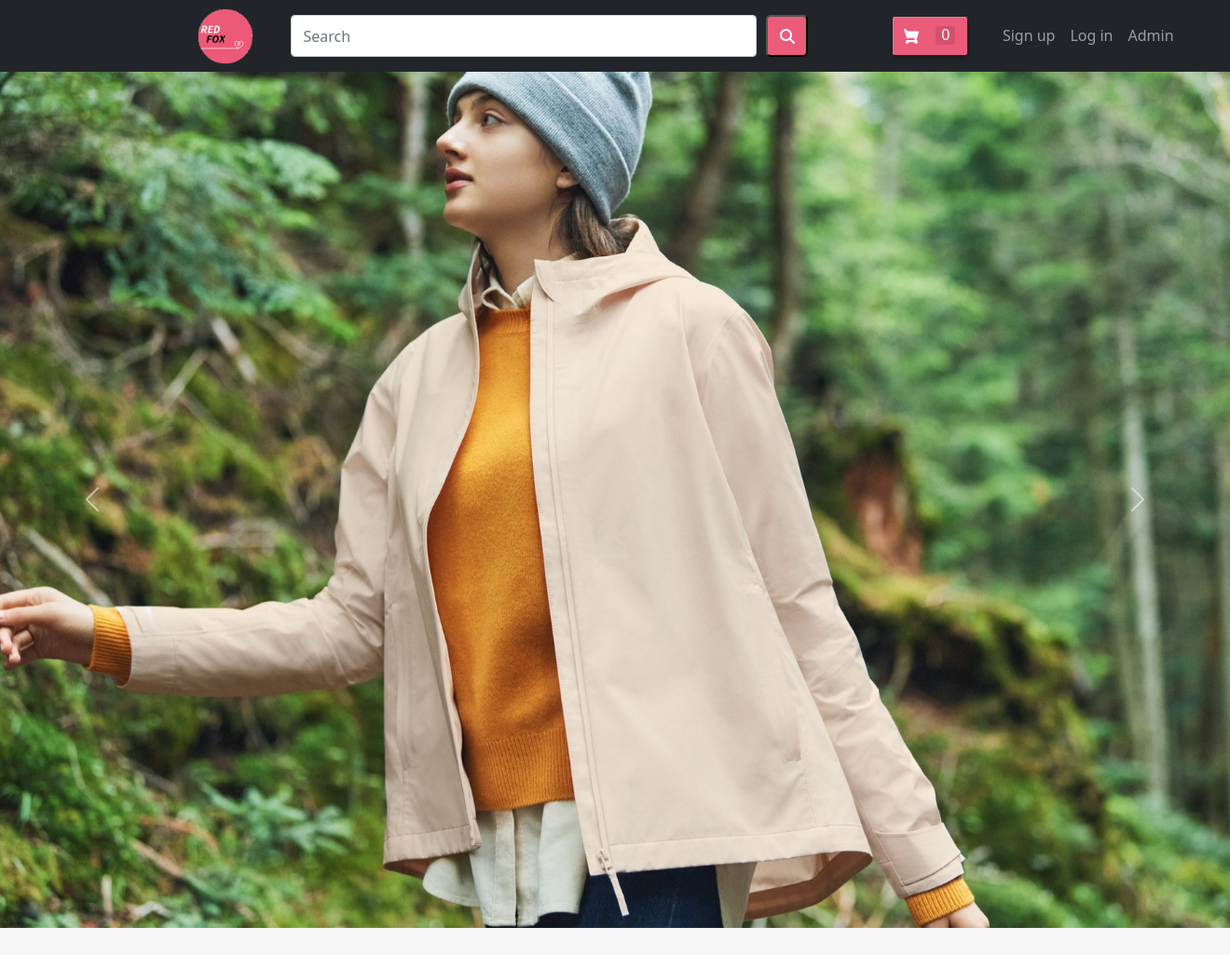
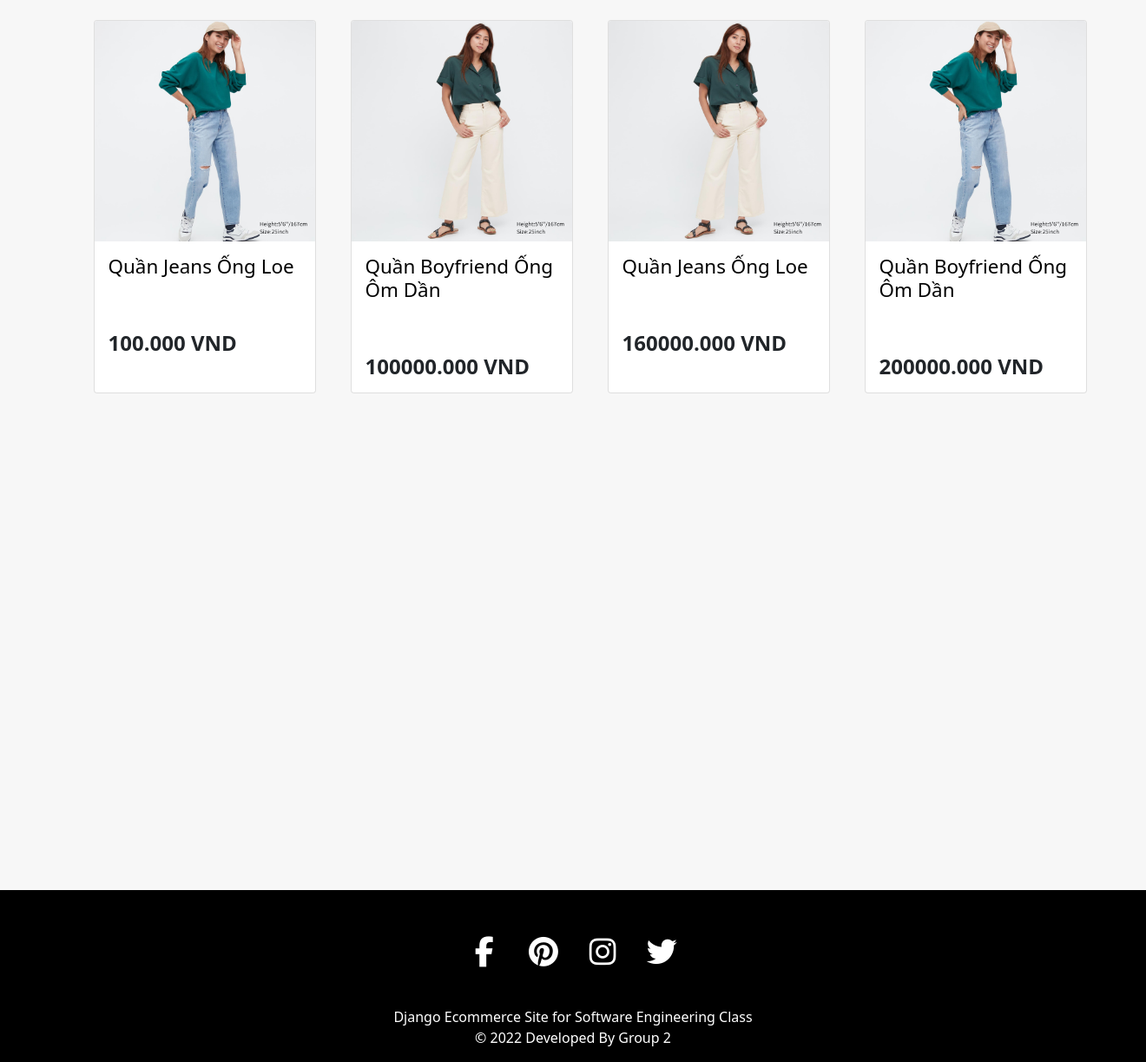
The page / on the database its author committed (2 pictures, top to bottom).
### ecom/models.py (models this page shows, shortened)
class Product(models.Model):
    name=models.CharField(max_length=40)
    product_image= models.ImageField(upload_to='product_image/',null=True,blank=True)
    price = models.PositiveIntegerField()
    description=models.CharField(max_length=40)

### ecom/views.py (the view)
# urls.py: path('',views.home_view,name=''),
def home_view(request):
    products=models.Product.objects.all()
    if 'product_ids' in request.COOKIES:
        product_ids = request.COOKIES['product_ids']
        counter=product_ids.split('|')
        product_count_in_cart=len(set(counter))
    else:
        product_count_in_cart=0
    if request.user.is_authenticated:
        return HttpResponseRedirect('afterlogin')
    return render(request,'ecom/index.html',{'products':products,'product_count_in_cart':product_count_in_cart})

### templates/ecom/index.html (shortened to what this page needs)
{% extends 'ecom/homebase.html' %}
{% load static %}
{% block content %}
<div id="carouselExampleControls" class="carousel slide" data-bs-ride="carousel">
  <div class="carousel-inner">
    <div class="carousel-item active">
      <img src="../../static/images/slide2.jpeg" class="d-block w-100" alt="...">
    </div>
  </div>
  <button class="carousel-control-prev" type="button" data-bs-target="#carouselExampleControls" data-bs-slide="prev">
    <span class="carousel-control-prev-icon" aria-hidden="true"></span>
  </button>
  <button class="carousel-control-next" type="button" data-bs-target="#carouselExampleControls" data-bs-slide="next">
    <span class="carousel-control-next-icon" aria-hidden="true"></span>
  </button>
</div>
{%if products%}
<br>
<div class="row">
  <div class="products-container" style="display: flex; flex-direction: row;">
    {% for p in products %}
    <div class="card" style="width: 16rem; margin-right: 40px;">
      <img src="{% static p.product_image.url %}" class="card-img-top">
      <div class="card-body">
        <h5 class="card-title" style="font-size: 1.4rem;"><a href="{% static p.product_link.url %}">{{p.name}}</a></h5>
        <h4 class="card-text" style="font-weight: 600; margin-top: 60px;">{{p.price}}.000 VND</h4>
      </div>
    </div>
    {% if forloop.counter|divisibleby:"4" %}
  </div>
</div>
<div class="row">
  <br><br><br><br><br>
  {% endif %}
  {% endfor %}
</div>
{%else%}
<h3 style="text-align:center; color:#3E454C;">No Search Found</h3>
{%endif%}
<br><br><br>
<br><br><br><br><br><br><br><br><br><br><br><br>
{% endblock content %}

### templates/ecom/homebase.html (shortened to what this page needs)
<html>
{% load static %}
<head>
  <link href="https://cdn.jsdelivr.net/npm/bootstrap@5.0.2/dist/css/bootstrap.min.css" rel="stylesheet"
>
  <link rel="stylesheet" href="https://maxcdn.bootstrapcdn.com/font-awesome/4.7.0/css/font-awesome.min.css">
</head>
<body>
  {%if request.user.is_authenticated%}
  {% include "ecom/customer_navbar.html" %}
  {%else%}
  <nav class="navbar navbar-expand-lg navbar-dark bg-dark">
    <div class="container-fluid">
      <a href=""><img src="../../static/images/logo.png" alt="" width="60" class="d-inline-block align-text-top"
          style="margin-left: 200px;"></a>
      <div class="collapse navbar-collapse" id="navbarSupportedContent">
        <form class="d-flex" style="position: relative; top: 8px;">
          <input class="form-control" type="search" placeholder="Search" aria-label="Search">
          <button class="search-btn" type="submit"><i class="fa-solid fa-magnifying-glass"></i></button>
        </form>
        <ul class="navbar-nav me-auto ms-auto mb-2 mb-lg-0">
          <li class="nav-item">
            <div class="cart1 largenav col-sm-2"> <a class="cart-button" href="/cart"> <span class="item-number ">{{ product_count_in_cart }}</span> </a> </div>
          </li>
          <li class="nav-item">
            <a class="nav-link" href="/customersignup">Sign up</a>
          </li>
          <li class="nav-item">
            <a class="nav-link" href="/customerlogin">Log in</a>
          </li>
          <li class="nav-item">
            <a class="nav-link" href="/adminclick">Admin</a>
          </li>
        </ul>
      </div>
    </div>
  </nav>
  {%endif%}
  {% block content %}
  {% endblock content %}
  <br><br><br>
  <footer>
    <br>
    <p>
      <a href="#" class="fa fa-facebook"></a>
      <a href="#" class="fa fa-pinterest"></a>
      <a href="#" class="fa fa-instagram"></a>
      <a href="#" class="fa fa-twitter"></a>
    </p>
    <br>
    <div class="container">
      <div class="row">
        <div class="col-md-12 col-sm-12">
          <div style="color:#ffffff;" class="wow fadeInUp footer-copyright">
            <p>Django Ecommerce Site for Software Engineering Class<br>
              &copy; 2022 Developed By Group 2</p>
          </div>
        </div>
      </div>
    </div>
  </footer>
</body>
</html>

### templates/ecom/homebase.html (style rules this page uses)
body { background-color: #f7f7f7; }
.cart-button { background-color: #eb5b7a; ; box-shadow: 0 4px 4px 0 rgba(0, 0, 0, .23), inset 1px 1px 0 0 hsla(0, 0%, 100%, .2); padding: 10px 0; text-align: center; height: 41px; border-radius: 2px; font-weight: 500; width: 80px; display: inline-block; color: #FFFFFF; text-decoration: none; color: inherit; border: none; outline: none; margin-left: 50px; margin-right: 30px; }
.cart-svg { display: inline-block; width: 16px; height: 16px; vertical-align: middle; margin-right: 8px }
.item-number { border-radius: 3px; background-color: rgba(0, 0, 0, .1); height: 20px; padding: 3px 6px; font-weight: 500; display: inline-block; color: #fff; line-height: 12px; margin-left: 10px }
.largenav { display: none }
.search-btn { border-radius: 5px; background-color: #eb5b7a; color: white; margin-left: 10px; width: 45px; height: 45px; }
.form-control { width: 500px; }
footer { padding: 0px 0px 0px 0px; background-color: black; margin: 0px; }
.fa { font-size: 35px; width: 60px; text-align: center; text-decoration: none; margin: 5px 2px; border-radius: 50%; }
.fa-facebook, .fa-twitter, .fa-instagram, .fa-pinterest { color: white; margin-top: 30px; }
p { text-align: center; }
@media screen and (min-width: 768px) { .largenav { display: block } }

### templates/ecom/index.html (style rules this page uses)
body, html { height: 100%; }
.d-flex { display: -webkit-box; display: -ms-flexbox; display: flex; }
body { background-color: #f7f7f7; }
* { box-sizing: border-box; }
.row:after { content: ""; display: table; clear: both; }
img { max-width: 100%; }
.products-container { margin: 20px 8%; }
a { text-decoration: none; color: black; }

### rows shown on the page
Product: product_image (picture), name "Quần Jeans Ống Loe", price "100"
Product: product_image (picture), name "Quần Boyfriend Ống Ôm Dần", price "100000"
Product: product_image (picture), name "Quần Jeans Ống Loe", price "160000"
Product: product_image (picture), name "Quần Boyfriend Ống Ôm Dần", price "200000"

### other values the page prints
{{ product_count_in_cart }} "0"
